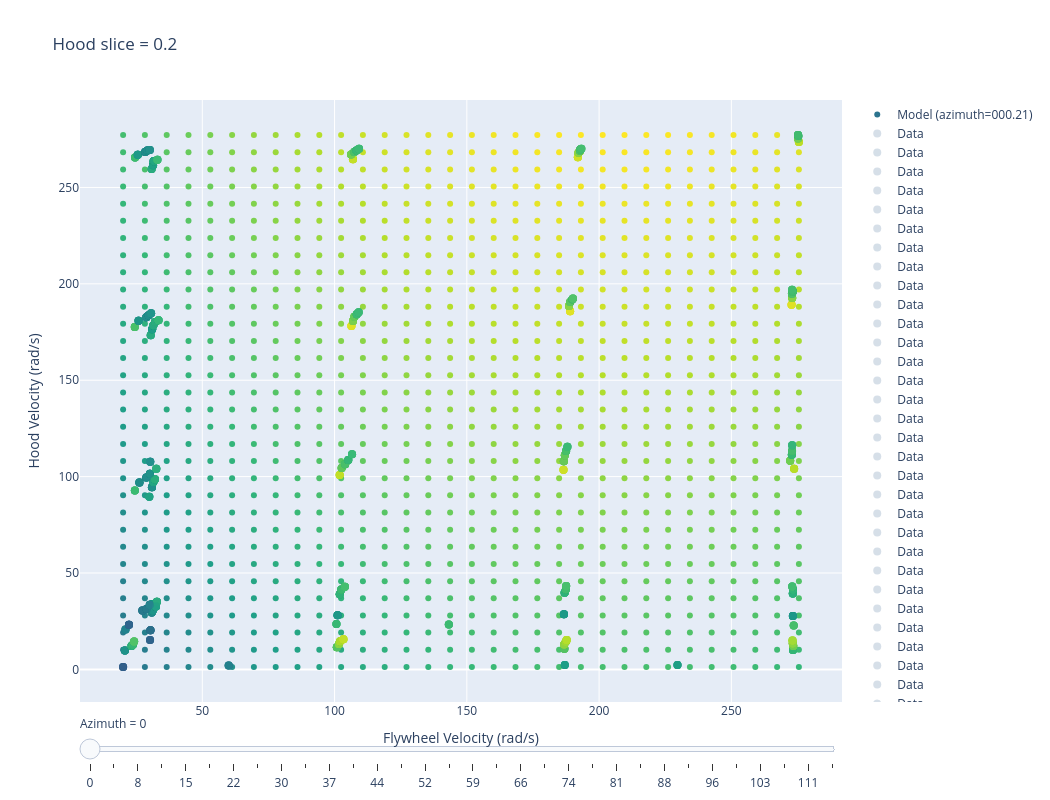

Notebook cell for this chart:
### Code cell
visualize(total_current, total_poly, total_model)
